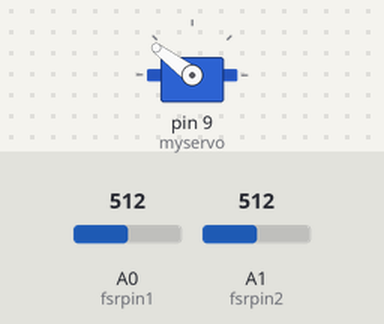
Bench run of a sketch on a simulated Arduino Uno, built with avr-gcc and run on an emulated ATmega328P. On the bench: servo. The test bench sets the inputs (shaded band); at power-on: A0 (fsrpin1) = 512, A1 (fsrpin2) = 512. What the sketch prints to the serial monitor is not drawn.

Above: at 4.8 s.
4.9 s: A0 (fsrpin1) set to 4
At 5.34 s:
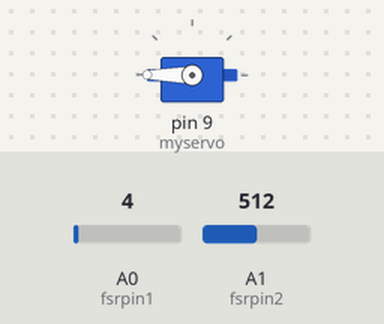
13.0 s: A0 (fsrpin1) set to 1
At 13.18 s:
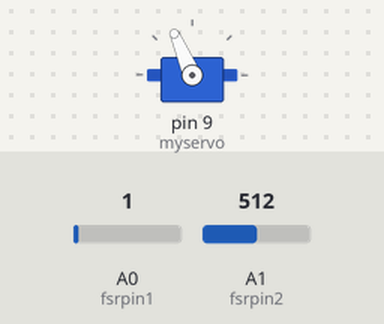
18.3 s: A1 (fsrpin2) set to 105
28.0 s: A1 (fsrpin2) set to 93
37.7 s: A0 (fsrpin1) set to 80
At 38.17 s:
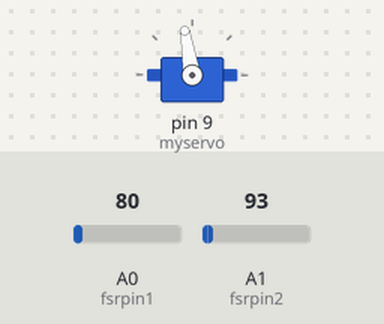
43.0 s: A0 (fsrpin1) set to 0
At 47.3 s:
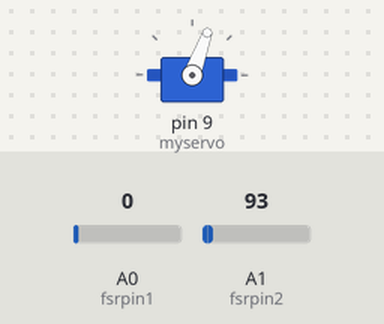
Timing chart, 0 to 48.8 s (numbered marks = the images above; inputs shaded):
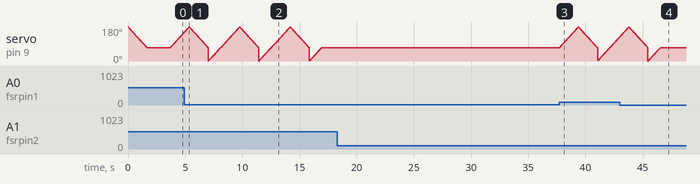

Measured:
- the behaviour switches between 3 and 2 on A0 (fsrpin1) (found by bisection; images 1 and 2)
- after the input at 43.0 s, servo on pin 9 (myservo): goes on until 46.5 s, then stays 70°

The sketch:

AFO1.ino
```cpp
#include <Servo.h>

Servo myservo;

int fsrpin1 = A0 , fsrpin2=A1;
int fsrvalue1 = 0 , fsrvalue2 = 0;
int status=1,pos;

void setup() {

  digitalWrite(8, HIGH);
  digitalWrite(10,HIGH);
  Serial.begin(9600);
  myservo.attach(9);
   for (pos = 180; pos >= 70; pos -= 1) {
    myservo.write(pos);
    delay(15);
  }
  delay(2000);
}

void loop() {
  fsrvalue1 = analogRead(fsrpin1);
  Serial.print(fsrvalue1);
  Serial.print("\t");
  fsrvalue2 = analogRead(fsrpin2);
  Serial.print(fsrvalue2);
  Serial.print("\t");
  Serial.println(status);
  if(fsrvalue1 >= 3 && status!=2)
  {
    status=2;
    for (pos = 70; pos <= 180; pos += 1) {
    myservo.write(pos);
    delay(15);
    }
    for (pos = 180; pos >= 70; pos -= 1) {
    myservo.write(pos);
    delay(15);
  }
  }
  if(fsrvalue2 >= 3 && status!=3)
  {
    status=3;
  for (pos = 0; pos <= 70; pos += 1) {
    myservo.write(pos);
    delay(15);
    }
  }
}
```
